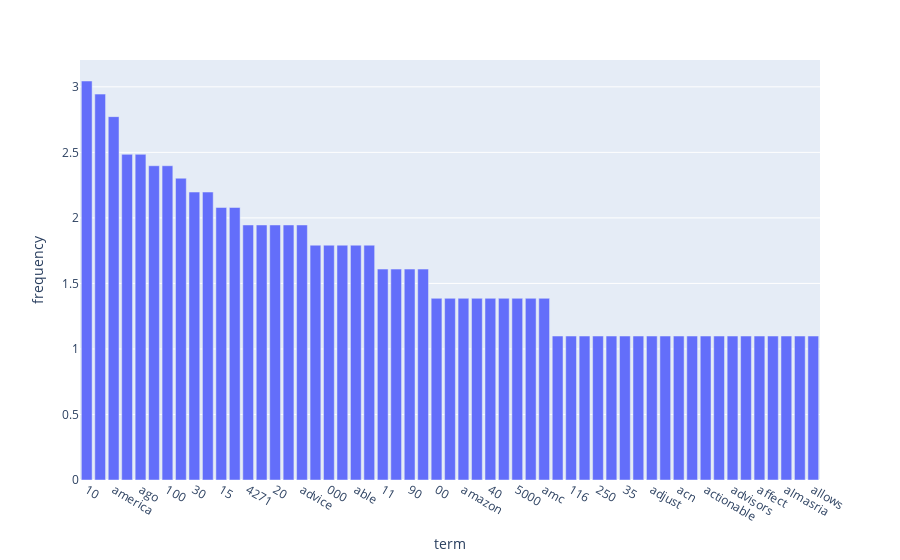

Source (notebook cell):
### Markdown cell above
### Exercise 15

### Code cell
term_frequencies_log = [math.log(i) for i in term_frequencies]
tmp_df = pd.DataFrame({"term": clean_count_vect.get_feature_names_out()[:300],"frequency" :term_frequencies_log[:300] })
df_smaller = tmp_df[tmp_df["frequency"] > 1] # change threshhold when using log
df_sorted = df_smaller.sort_values(by="frequency", ascending=False)
fig = px.bar(df_sorted, x="term", y="frequency")
fig.show()

### Figure 1 — Plotly figure (JSON) as saved in the notebook; plotly's stock layout.template omitted (floating-point values rounded to 4 significant figures)
{"data": [{"hovertemplate": "term=%{x}<br>frequency=%{y}<extra></extra>", "legendgroup": "", "marker": {"color": "#636efa", "pattern": {"shape": ""}}, "name": "", "orientation": "v", "showlegend": false, "textposition": "auto", "type": "bar", "x": ["10", "american", "america", "50", "ago", "actually", "100", "administration", "30", "americans", "15", "12", "4271", "25", "20", "allies", "advice", "2025", "000", "allocation", "able", "airlines", "11", "actual", "90", "ai", "00", "agree", "amazon", "500", "40", "22", "5000", "additional", "amc", "18630", "116", "23", "250", "80", "35", "aerocontractors", "adjust", "absolutely", "acn", "acquisition", "actionable", "aapl", "advisors", "adding", "affect", "air", "almasria", "allowed", "allows"], "xaxis": "x", "y": [3.045, 2.944, 2.773, 2.485, 2.485, 2.398, 2.398, 2.303, 2.197, 2.197, 2.079, 2.079, 1.946, 1.946, 1.946, 1.946, 1.946, 1.792, 1.792, 1.792, 1.792, 1.792, 1.609, 1.609, 1.609, 1.609, 1.386, 1.386, 1.386, 1.386, 1.386, 1.386, 1.386, 1.386, 1.386, 1.099, 1.099, 1.099, 1.099, 1.099, 1.099, 1.099, 1.099, 1.099, 1.099, 1.099, 1.099, 1.099, 1.099, 1.099, 1.099, 1.099, 1.099, 1.099, 1.099], "yaxis": "y"}], "layout": {"barmode": "relative", "legend": {"tracegroupgap": 0}, "margin": {"t": 60}, "xaxis": {"anchor": "y", "domain": [0, 1], "title": {"text": "term"}}, "yaxis": {"anchor": "x", "domain": [0, 1], "title": {"text": "frequency"}}}}
